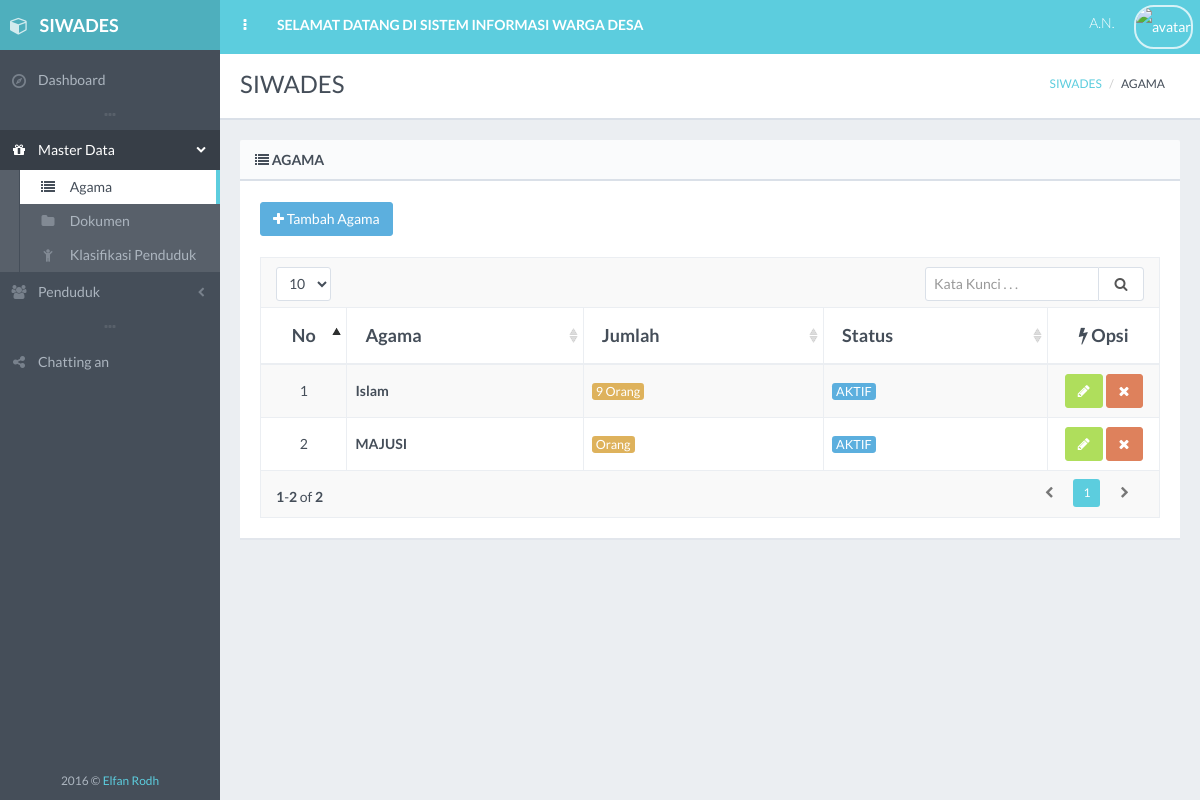
Page /index.php/admin/agama on the committed database.
### tables this page shows
CREATE TABLE IF NOT EXISTS `agama` (
  `id_agama` varchar(10) NOT NULL,
  `nama_agama` varchar(30) DEFAULT NULL,
  `status` int(1) DEFAULT NULL,
  PRIMARY KEY (`id_agama`)
);

### application/controllers/Admin.php (called while the page is built, shortened)
<?php
	class Admin extends CI_Controller {
		public function __construct(){
			$this->load->library('form_validation');
			$this->load->helper('url');
			$this->load->model('Agama_m');
			$this->load->model('Kk_m');
			$this->load->model('Klasifikasi_m');
			$this->load->model('Penduduk_m');
			$this->load->model('Dokumen_m');
			$this->load->library('session');
		}
		public function agama(){
			$result['data'] = $this->Agama_m->selectAgama();
			$result['active'] = 'agama';
			$nik  = $this->session->userdata('nik');
			$data['data'] = $this->Kk_m->selectwherePenduduk($nik);
			$this->load->view('templates/sidebar', $result);
			$this->load->view('templates/header', $data);
			$this->load->view('agama/index', $result);
		}
	}
?>

### index.php (called while the page is built, shortened)
<?php
require_once BASEPATH.'core/CodeIgniter.php';

### application/models/Agama_m.php (called while the page is built, shortened)
<?php
class Agama_m extends CI_Model {
    public function selectAgama(){
        $query = $this->db->query("SELECT A.*,B.jumlah FROM agama A LEFT JOIN (SELECT id_agama, COUNT(*) AS jumlah FROM penduduk GROUP BY id_agama) B ON A.id_agama = B.id_agama");
        $data = $query->result();
        return $data;
    }
}
?>

### application/models/Kk_m.php (called while the page is built, shortened)
<?php
class Kk_m extends CI_Model {
    public function selectwherePenduduk($id){
        $query = $this->db->get_where('penduduk', array('nik' => $id));
        return $query->row_array();
    }
}
?>

### application/views/agama/index.php (the view, shortened to what this page needs)
<div id="page-content">
    <div class="content-header">
        <div class="row">
            <div class="col-sm-6">
                <div class="header-section">
                    <h1>SIWADES</h1>
                </div>
            </div>
            <div class="col-sm-6 hidden-xs">
                <div class="header-section">
                    <ul class="breadcrumb breadcrumb-top">
                        <li><a href="../dashboard">SIWADES</a></li>
                        <li>AGAMA</li>
                    </ul>
                </div>
            </div>
        </div>
    </div>
    <div class="block full">
        <div class="block-title">
            <h2><i class="fa fa-list sidebar-nav-icon"></i> AGAMA</h2>
        </div>
        <a href="#modal-fade" title="Tambah Agama" class="btn btn-effect-ripple btn-info" data-toggle="modal"><i class="fa fa-plus"></i> Tambah Agama</a>
        <br>
        <br>
        <div class="table-responsive">
            <table id="example-datatable" class="table table-striped table-bordered table-vcenter">
                <thead>
                    <tr>
                        <th class="text-center" style="width: 50px;">No</th>
                        <th>Agama</th>
                        <th>Jumlah</th>
                        <th>Status</th>
                        <th class="text-center" style="width: 75px;"><i class="fa fa-flash"></i> Opsi</th>
                    </tr>
                </thead>
                <tbody>
                <?php
                    $i = 1;
                    foreach ($data as $row) {
                    echo '<tr>
                            <td class="text-center">'.$i.'</td>
                            <td><strong>'.$row->nama_agama.'</strong></td>
                            <td><span class="label label-warning">'.$row->jumlah.' Orang</span></td>
                            <td>';
                            if ($row->status == 1) {$klas = "label label-info"; $tampil = "AKTIF";}
                                  else {$klas = "label label-danger"; $tampil = "NONAKTIF";}
                    echo'<span class="'.$klas.'">
                                    '.$tampil.'
                                </span>
                            </td>
                            <td class="text-center">
                                <a href="'.base_url("Admin/edit_agama/".$row->id_agama."").'" class="btn btn-effect-ripple btn-success"><i class="fa fa-pencil"></i></a>
                                <a href="'.base_url("Admin/hapus/".$row->id_agama."").'" class="btn btn-effect-ripple btn-danger"><i class="fa fa-times"></i></a>
                            </td>
                        </tr>';
                        $i++;
                    }
                ?>
            </tbody>
        </table>
    </div>
</div>
</div>
</div>
</div>
</body>
</html>

### assets/css/main.css (style rules this page uses)
body { font-family: "Lato", "Helvetica Neue", Helvetica, Arial, sans-serif; color: #454e59; background-color: #454e59; }
#page-content { padding: 10px 5px 1px; background-color: #ebeef2; }
#page-container.header-fixed-top #page-content { padding-top: 60px; }
.content-header { background-color: #ffffff; border-bottom: 2px solid #dae0e8; margin: -10px -5px 10px; padding: 0 15px; }
.content-header h1, .content-header h2 { margin: 5px 0; line-height: 28px; }
.content-header h1 { font-weight: 500; font-size: 24px; }
.header-section { padding: 15px 0; }
.block { margin: 0 0 10px; padding: 20px 15px 1px; background-color: #ffffff; border-top-left-radius: 2px; border-top-right-radius: 2px; -webkit-box-shadow: 0 2px 0 rgba(218, 224, 232, .5); box-shadow: 0 2px 0 rgba(218, 224, 232, .5); }
.block.full { padding: 20px 15px; }
.block-title { margin: -20px -15px 20px; border-bottom: 2px solid #dae0e8; border-top-left-radius: 2px; border-top-right-radius: 2px; background: rgba(218, 224, 232, .15); }
.block-title h1, .block-title h2, .block-title h3, .block-title h4, .block-title h5, .block-title h6 { display: inline-block; font-size: 14px; line-height: 1.4; margin: 0; padding: 10px 15px 9px; font-weight: 600; text-transform: uppercase; }
h1, h2, h3, h4, h5, h6, .h1, .h2, .h3, .h4, .h5, .h6 { font-family: "Lato", "Helvetica Neue", Helvetica, Arial, sans-serif; font-weight: 300; }
h1, h2, h3 { margin-bottom: 15px; }
.text-primary, .text-primary:hover, a, a:hover, a:focus, a.text-primary, a.text-primary:hover, a.text-primary:focus { color: #5ccdde; }
b, strong { font-weight: 600; }
ul, ol { padding-left: 30px; }
.table.table-vcenter th, .table.table-vcenter td { vertical-align: middle; }
.table thead > tr > th { font-size: 18px; font-weight: 600; }
.table thead > tr > th, .table thead > tr > td, .table tfoot > tr > th, .table tfoot > tr > td { padding-top: 15px; padding-bottom: 15px; }
.table tbody > tr > th, .table tbody > tr > td { padding-top: 8px; padding-bottom: 8px; }
.table thead > tr > th, .table tbody > tr > th, .table tfoot > tr > th, .table thead > tr > td, .table tbody > tr > td, .table tfoot > tr > td, .table tbody + tbody, .table-bordered, .table-bordered > thead > tr > th, .table-bordered > tbody > tr > th, .table-bordered > tfoot > tr > th, .table-bordered > thead > tr > td, .table-bordered > tbody > tr > td, .table-bordered > tfoot > tr > td { border-color: #ebeef2; }
.breadcrumb { background-color: transparent; }
.breadcrumb-top { font-size: 12px; text-align: right; margin-bottom: 0; padding-top: 10px; padding-bottom: 7px; }
.btn { margin: 1px 0; background-color: #ffffff; border-radius: 3px; }
.btn-danger { background-color: #de815c; border-color: #de815c; }
.btn-success { background-color: #afde5c; border-color: #afde5c; }
.btn-info { background-color: #5cafde; border-color: #5cafde; }
.label, .badge { font-weight: normal; font-size: 90%; }
.label { padding: 1px 4px; }
.label-warning, .label-warning[href]:hover, .label-warning[href]:focus { background-color: #deb25c; }
.label-info, .label-info[href]:hover, .label-info[href]:focus { background-color: #5cafde; }
p, .table, .alert, .carousel { margin-bottom: 20px; }
.navbar, .dropdown-menu, .tooltip-inner, .breadcrumb, .modal-content, .panel-group .panel { border-radius: 0; }
@media screen and (min-width: 768px) { #page-content { padding: 20px 20px 1px; } }
@media screen and (min-width: 768px) { #page-container.header-fixed-top #page-content { padding-top: 70px; } }
@media screen and (min-width: 768px) { .content-header, .content-header-media .header-section, .block, .block.full, .modal-body { padding-left: 20px; padding-right: 20px; } }
@media screen and (min-width: 768px) { .content-header { margin: -20px -20px 20px; } }
@media screen and (min-width: 768px) { .block, .widget { margin-bottom: 20px; } }
@media screen and (min-width: 768px) { .block-title { margin-left: -20px; margin-right: -20px; } }

### rows in the picture
agama: nama_agama "Islam", jumlah "9", status "AKTIF"
agama: nama_agama "MAJUSI", status "AKTIF"
